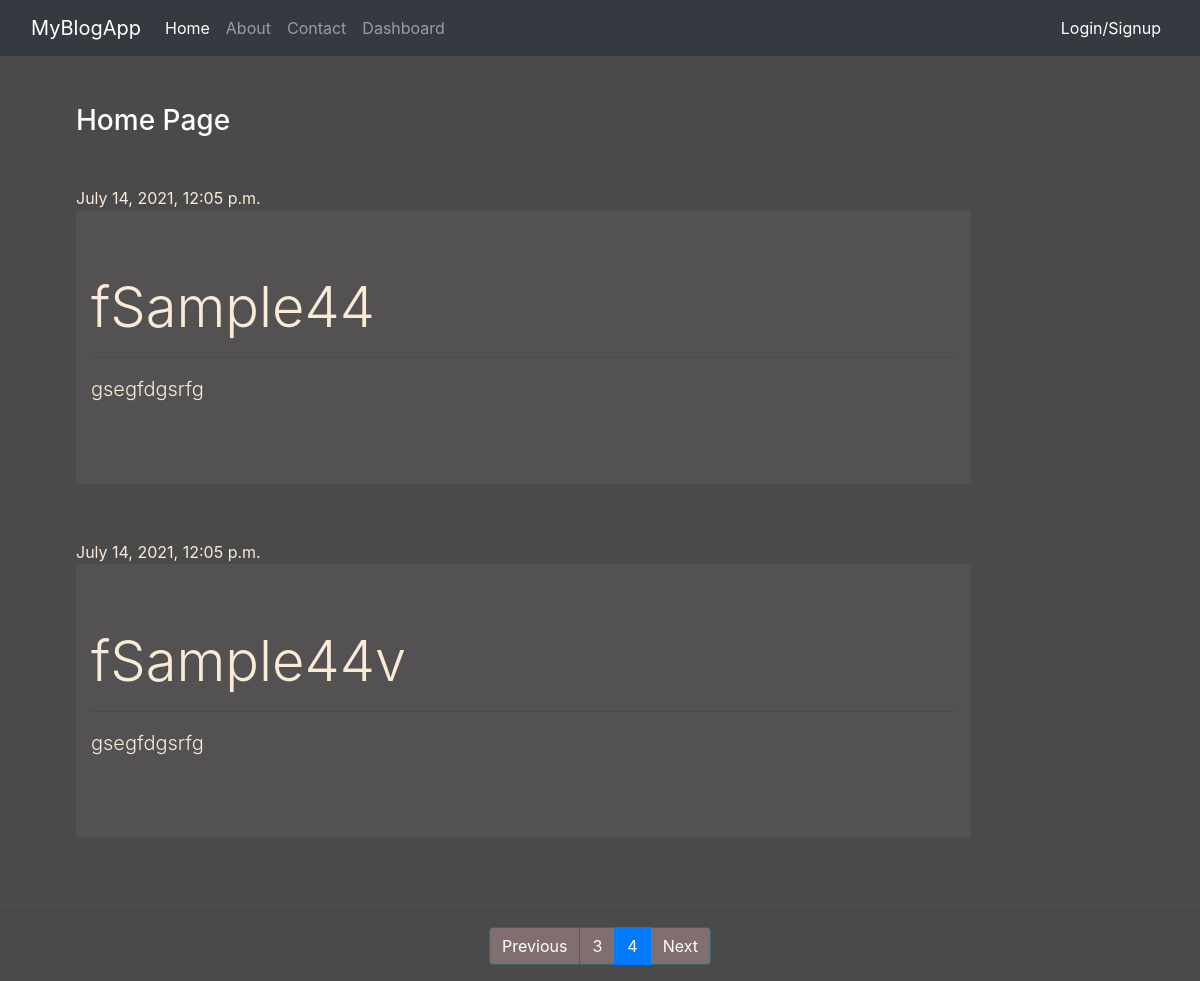
/?page=4, run on the app's committed database.
### app/models.py (models this page shows, shortened)
class Blog(models.Model):
    title = models.CharField(max_length=50)
    slug = models.SlugField(max_length=50, null=None, unique=True)
    desc = models.TextField()
    date = models.DateTimeField(default=datetime.today)
    creator = models.CharField(max_length=50)

### app/views.py (the view)
# urls.py: 2. Add a URL to urlpatterns:  path('', views.home, name='home')
def home(request):
    a = request.user.groups.all()
    print("~~~~~~~~~~~~~~~~~~~~~~~~",a)
    blog = Blog.objects.all().order_by('id')
    paginator = Paginator(blog, 2)
    page_num = request.GET.get('page')
    page_obj = paginator.get_page(page_num)
    return render(request, 'app/home.html', {'blogs':page_obj})

### app/templates/app/home.html (shortened to what this page needs)
{% extends 'app/base.html' %}
{% load static %}
{% block content %}
<div class="col-sm-10">
    <h3 class="text-white my-5">Home Page</h3>
    {% for blog in blogs %}
    <div>{{blog.date}}</div>
    <div class="jumbotron jumbotron-fluid jumbo-color">
        <div class="container">
            <h1 class="display-4">{{blog.title}}</h1>
            <hr>
            <p class="lead">{{blog.desc}}</p>
        </div>
    </div>
    <br>
    {% endfor %}
</div>
{% endblock content %}
{% block page %}
<hr>
{% include 'app/pagination.html' %}
{% endblock page %}

### app/static/app/css/style.css (style rules this page uses)
body { background-color: rgb(75, 74, 74); color: antiquewhite; }
.jumbo-color { background-color: rgb(83, 81, 81); }

### data on the page
Blog: date "July 14, 2021, 12:05 p.m.", title "fSample44", desc "gsegfdgsrfg"
Blog: date "July 14, 2021, 12:05 p.m.", title "fSample44v", desc "gsegfdgsrfg"

### other printed values
{{ blogs.previous_page_number }} "3"
{{ blogs.number }} "4"
